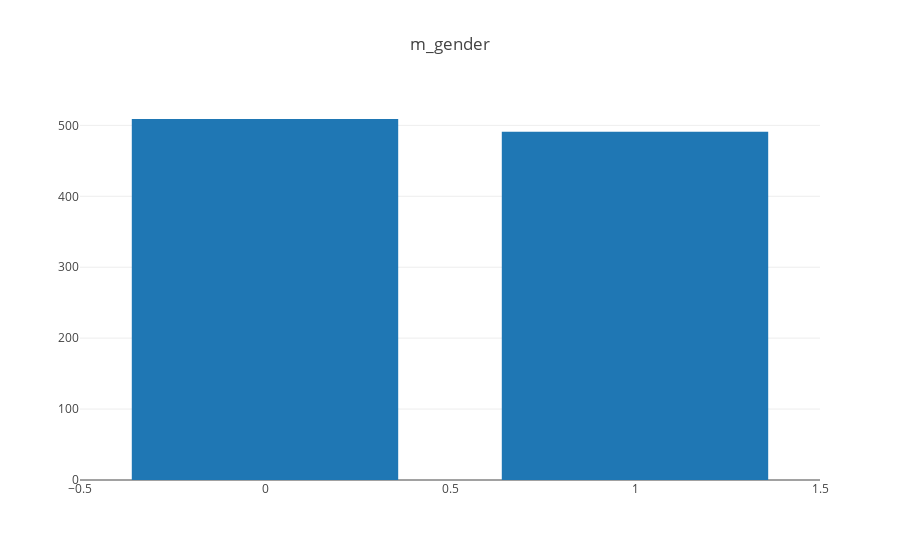

Notebook source saved alongside this figure:
### Code cell
# plot 
ind_values = getPropertyValues(node0.individualHumans, "m_gender")

data = [go.Histogram(x=ind_values)]
plotly.offline.iplot ({
        'data': data,
        'layout': go.Layout(
                title="m_gender",
                bargap=0.2,
                bargroupgap=0.1
        )
    })

### Figure 1 — Plotly figure (JSON) as saved in the notebook; plotly's stock layout.template omitted (floating-point values rounded to 4 significant figures; data arrays with more than 128 entries replaced by an {"elided": "..."} marker saying what was removed)
{"data": [{"type": "histogram", "uid": "915de2d0-996b-477f-8f5e-2d46b111b9d2", "x": {"elided": "1000 int values"}}], "layout": {"bargap": 0.2, "bargroupgap": 0.1, "title": {"text": "m_gender"}}}
